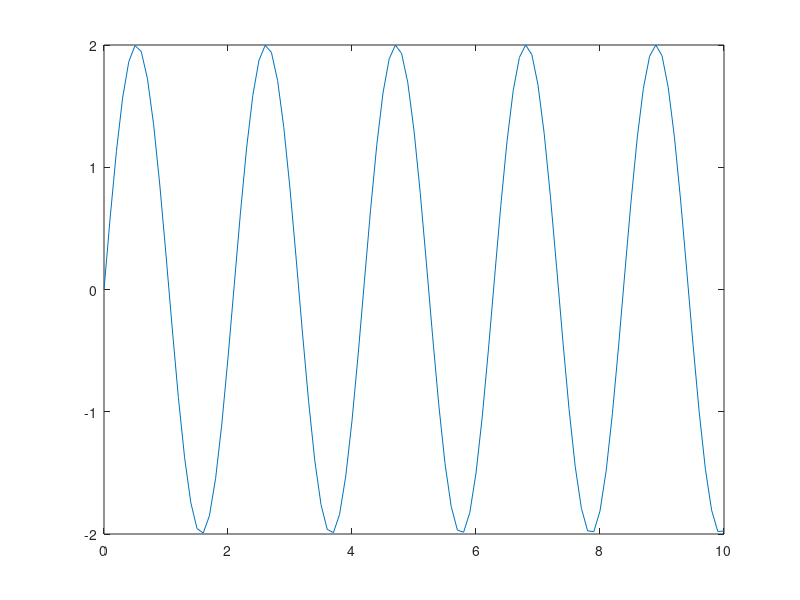

This chart was generated by the following MATLAB code:
clc;
clearvars;
close all;

% Gráficos

t = 0:0.1:10;
y = 2*sin(3*t);

z = 2*cos(3*t);

figure

% Obs: Os vetores passados como argumentos da função plot devem ter a 
%       mesma quantidade de compomentes

plot(t, y)